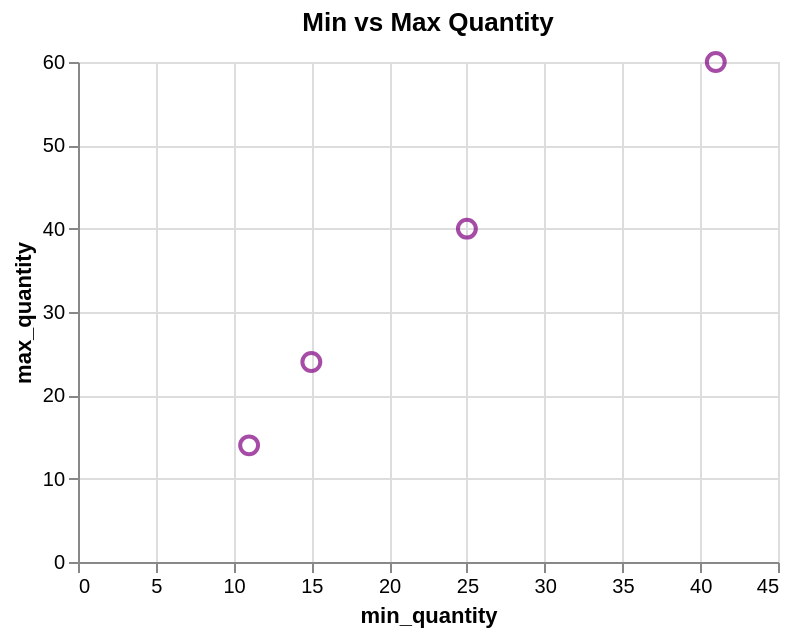

The notebook cell saved with this chart:
### Markdown cell above
### B.4 Explore Feature of Interest `min_quantity`

### Code cell
print(df['min_quantity'].describe())
print('max_quantity nulls:', df['max_quantity'].isnull().sum())
alt.Chart(df.dropna(subset=['max_quantity'])).mark_point(size=80, color='purple').encode(
    x='min_quantity:Q', y='max_quantity:Q',
    tooltip=['description','min_quantity','max_quantity','discount_pct']
).properties(title='Min vs Max Quantity', width=350, height=250)

### Figure 1 — Vega-Lite specification as saved in the notebook (floating-point values rounded to 4 significant figures)
{"config": {"view": {"continuousWidth": 300, "continuousHeight": 300}}, "data": {"name": "data-6495208975c9a26cd4f324eb2e8a0733"}, "mark": {"type": "point", "color": "purple", "size": 80}, "encoding": {"tooltip": [{"field": "description", "type": "nominal"}, {"field": "min_quantity", "type": "quantitative"}, {"field": "max_quantity", "type": "quantitative"}, {"field": "discount_pct", "type": "quantitative"}], "x": {"field": "min_quantity", "type": "quantitative"}, "y": {"field": "max_quantity", "type": "quantitative"}}, "height": 250, "title": "Min vs Max Quantity", "width": 350, "$schema": "https://vega.github.io/schema/vega-lite/v5.20.1.json", "datasets": {"data-6495208975c9a26cd4f324eb2e8a0733": [{"special_offer_id": "df7c9acd-bc0c-4ab0-93ec-064e2b93af0d", "min_quantity": 11.0, "max_quantity": 14.0, "description": "Volume Discount 11 to 14", "discount_pct": 0.02, "type": "Volume Discount", "category": "Reseller", "start_date": "2011-05-31 00:00:00", "end_date": "2014-05-30 00:00:00"}, {"special_offer_id": "da53c22d-5867-4110-b1d0-8d84bea95ab5", "min_quantity": 15.0, "max_quantity": 24.0, "description": "Volume Discount 15 to 24", "discount_pct": 0.05, "type": "Volume Discount", "category": "Reseller", "start_date": "2011-05-31 00:00:00", "end_date": "2014-05-30 00:00:00"}, {"special_offer_id": "aec729b3-e92e-4f2c-971c-4c5d426a99b9", "min_quantity": 25.0, "max_quantity": 40.0, "description": "Volume Discount 25 to 40", "discount_pct": 0.1, "type": "Volume Discount", "category": "Reseller", "start_date": "2011-05-31 00:00:00", "end_date": "2014-05-30 00:00:00"}, {"special_offer_id": "41f713bd-c29a-4ab1-ae06-dbb51ec03ec0", "min_quantity": 41.0, "max_quantity": 60.0, "description": "Volume Discount 41 to 60", "discount_pct": 0.15, "type": "Volume Discount", "category": "Reseller", "start_date": "2011-05-31 00:00:00", "end_date": "2014-05-30 00:00:00"}]}}
